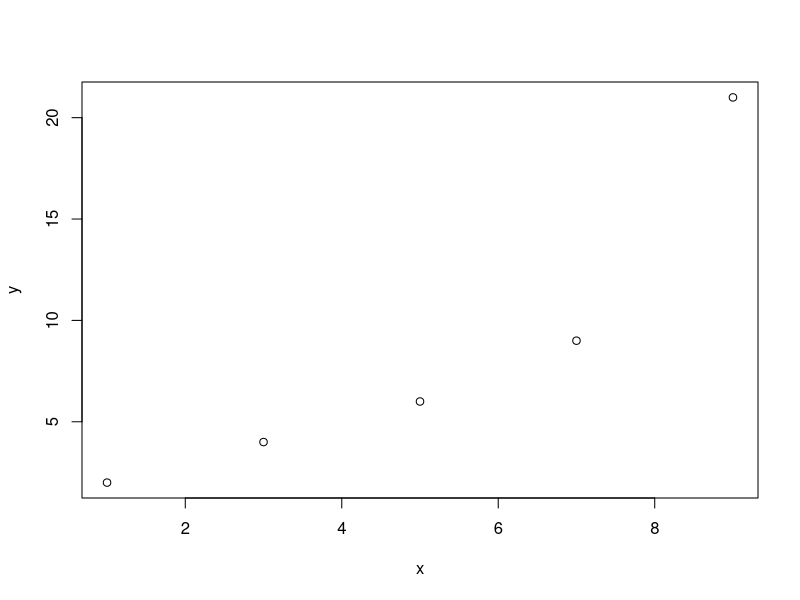
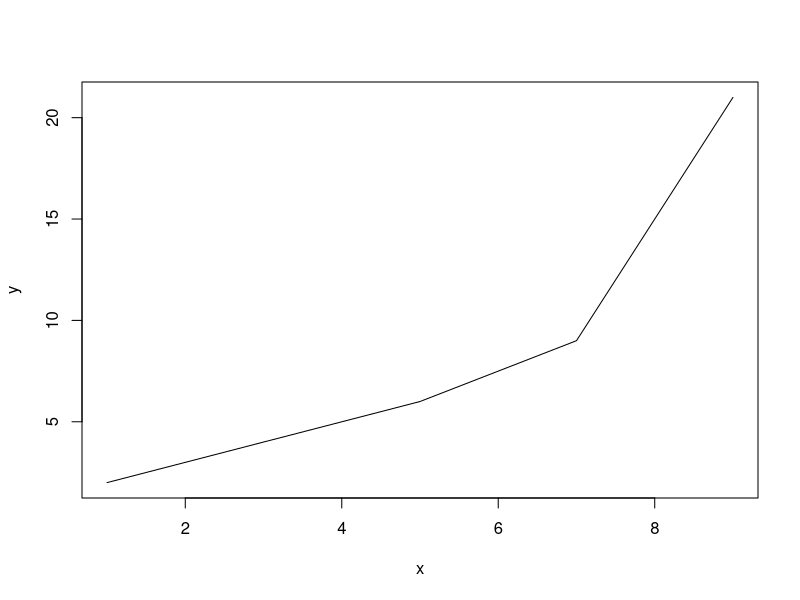
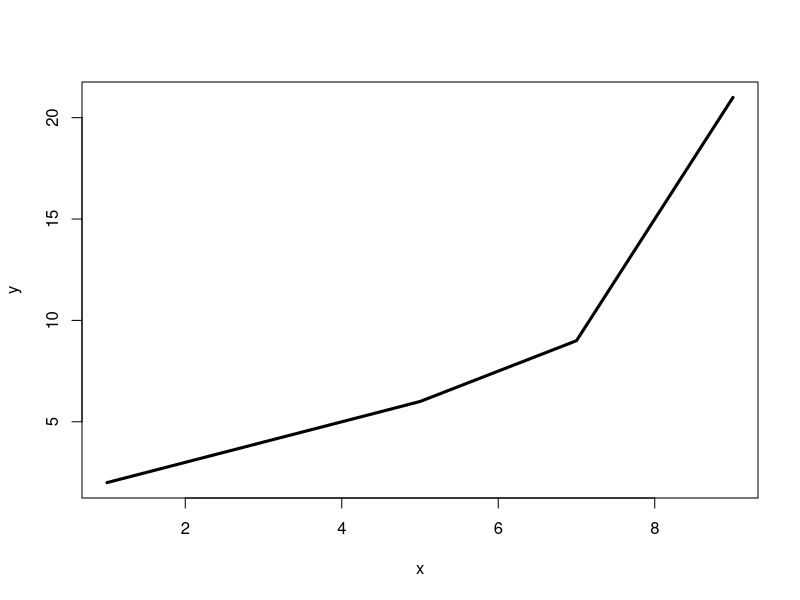
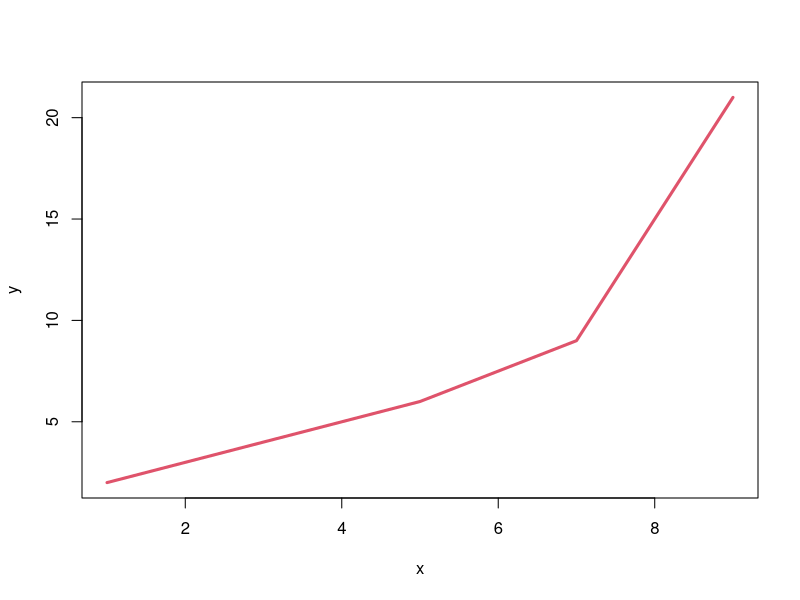
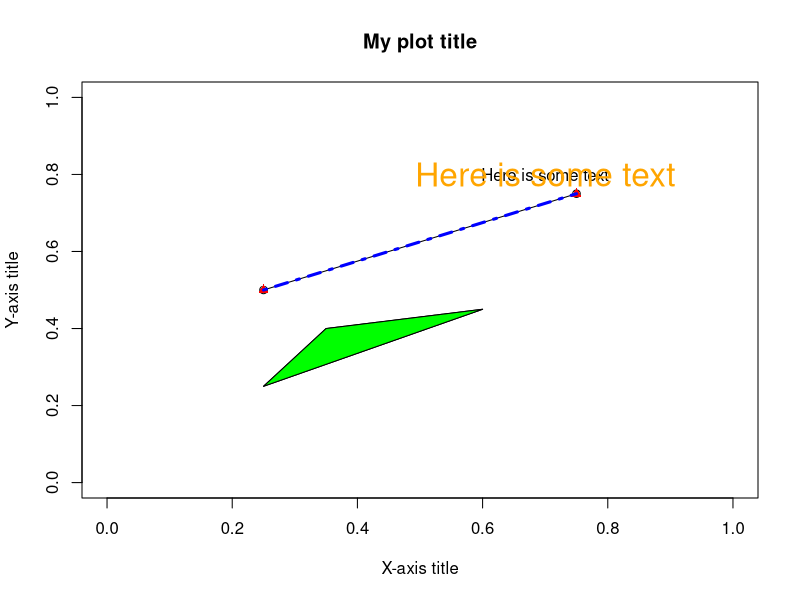
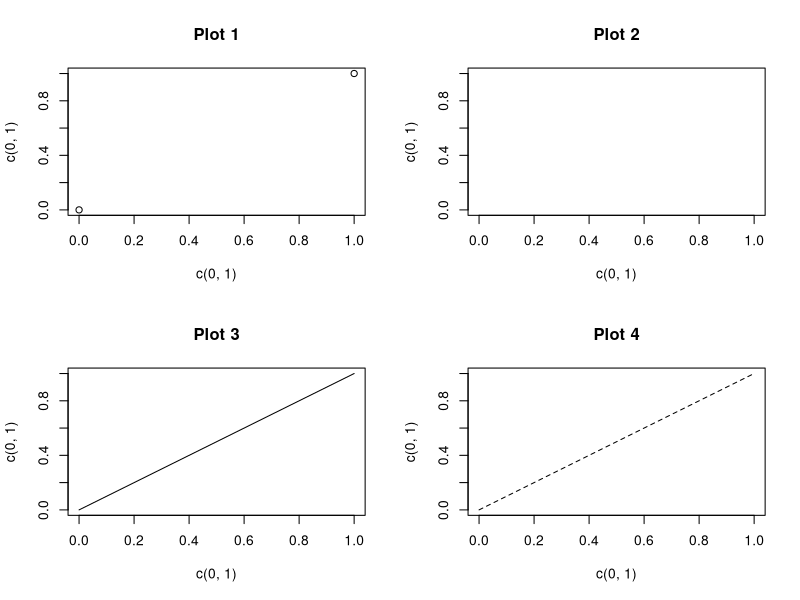
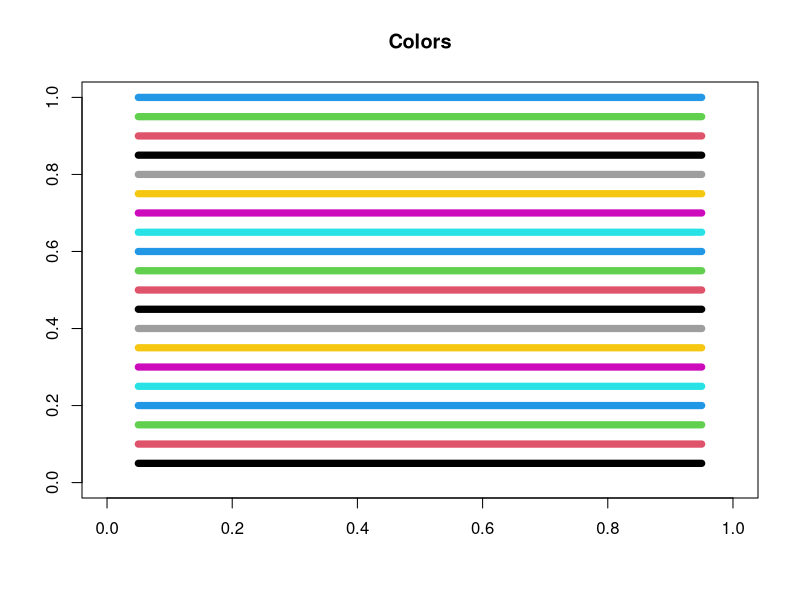
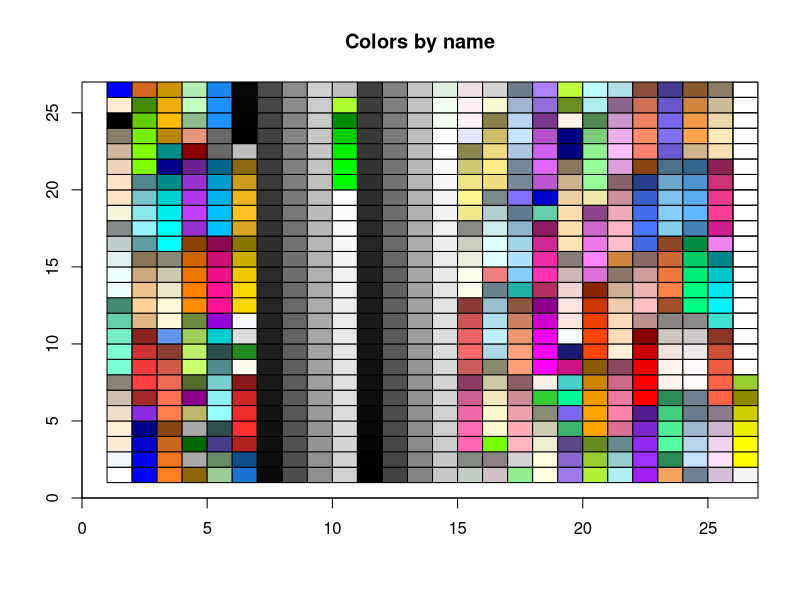

Source code (R) for these figures, in order:
# Start by inspecting prev class plots: hist, ecdf, lm plots (actual accidents!pers.acc.rate) etc)

# Basic syntax of a 2D plot
?plot

#Some Simple commands
x<-c(1,3,5,7,9)
y<-c(2,4,6,9,21)
plot(x,y)
plot(x,y,type='l')
plot(x,y,type='l',lwd=3)
plot(x,y,type='l',lwd=3,col=2)


plot(x = c(0,1), y = c(0,1), # this gives the unit square as a canvas
     main = "My plot title", # add a title 
     xlab = "X-axis title",  # add an x-axis label
     ylab = "Y-axis title",  # add a y-axis label
     type = "n")             # don't actually plot anything yet	 

points(x = c(0.25,0.75), y = c(0.5,0.75)) # Add a couple of points to the graph
lines(x=c(0.25,0.75), y = c(0.5,0.75))    # Join them up with a line
polygon(x = c(0.25,0.6,0.35), y = c(0.25, 0.45, 0.4)) # A polygon
text(x = c(0.7),y = c(0.8), labels = c("Here is some text")) # Add text

# now with some visual enhancements to lines 11-14 using options
points(x = c(0.25,0.75), y = c(0.5,0.75),pch=17,col="red")
# using red triangles at vertices
lines(x=c(0.25,0.75), y = c(0.5,0.75),lwd=3,lty=4,col="blue")
#blue lines (thicker using a larger lwd)
polygon(x = c(0.25,0.6,0.35), y = c(0.25, 0.45, 0.4),col="green")
# Filled polygon with green color
text(x = c(0.7),y = c(0.8), labels = c("Here is some text"),
     col="orange",cex=2.0)# Changing text to orange

dev.off()



par(mfrow=c(2,2)) # Set up a two-by-two grid of plots

# Now make  a series of plots:

plot(x = c(0,1), y = c(0,1), # this gives the unit square as a canvas
     main = "Plot 1")

plot(x = c(0,1), y = c(0,1), # this gives the unit square as a canvas
     main = "Plot 2",type='n')

plot(x = c(0,1), y = c(0,1), # this gives the unit square as a canvas
     main = "Plot 3",type='l',lty=1)

plot(x = c(0,1), y = c(0,1), # this gives the unit square as a canvas
     main = "Plot 4",type='l',lty=2)

dev.off()

## ----Plotting the first 20 colors

plot(x = c(0,1), y = c(0,1), # this gives the unit square as a canvas
     xlab="",ylab="",main = "Colors",type="n")
for(i in 1 :20){
  lines(x = c(0.05,0.95),
        y = c(i/20,i/20),
		col=i, # The numbered colors
		lwd=7) # line width 
}
	 
## ------------------------------------------------------------------------
length(colors())  # There are plenty of colors 
colors()[1:30] #Here are the names of the first 30; colors[1:30] wont work since colors is a function.

#### View all the colors available by name:
plot(x = c(1,26), y = c(1,26), # this gives a square as a canvas
# Why did I choose a 26x26 square?     
       xlab="",ylab="",main = "Colors by name",type="n")
counter <- 1 # Keep track of the latest color
for(i in 1:26){ # Loop over the x-axis
  for(j in 1:26){ # Loop over the y-axis
    polygon(  # We will fill a square with each color in turn
	        x = c(i,(i+1), (i+1), i),
            y = c(j, j,(j+1), (j+1)),
            col=colors()[counter] #Specify the color by name
            )
    counter <- counter + 1         			
  }
}


## ------------------------------------------------------------------------

data("mtcars")

hist(x = mtcars$disp) # A basic histogram

hist(x = mtcars$disp, # A more custom histogram
     breaks=seq(60,500,40), # Choose break points
     # Plot probabilities
     # Control shading
     # Specify color
     # Specify border
     freq=FALSE,
     density=72,
     col=2,
     border=1,
     xlab="Dispacement", # Create x-axis label
     main = "Histogram of Engine Dispacement"# Plot title
)

#Exercise: Create a frequency histogram of number of cylinders.
# Title = "Cylinder Distribution", X-axis should be labeled "Num Cyl"
#  bar colors red .

## ----basic-Scatter-plots
plot(x = mtcars$hp, y = mtcars$mpg,
     main="Engine Power vs MPG",
     xlab="HP (Power)",
     ylab = "MPG",
     col=2)

# exercise: Create a scatterplot of the 1/4 mile times
# size of points = 2x magnification, color of points = orange
# shape of points is a triangle;

#http://www.sthda.com/english/wiki/r-plot-pch-symbols-the-different-point-shapes-available-in-r
#
#Barplot
barplot(sort(table(mtcars$gear),decreasing=TRUE),
        # The top gear types
        cex.names=1.5, # Make the names larger to view
        col=c(1:3), # Specify the color palette
        main="Gear frequency") # Add a title


#Pie chart of Top 3 carburetor frequencies


pie(sort(table(mtcars$carb),decreasing=TRUE)[1:3],
    # The top 3 types
    col=c(1:3), # Specify the color palette
    main="Number of carburetors") # Add a title

# add labels
label <- rownames(sort(table(mtcars$carb),decreasing=TRUE)[1:3])
pie(sort(table(mtcars$carb),decreasing=TRUE)[1:3],
    # The top 3 types
    col=c(1:3), # Specify the color palette
    main="Number of carburetors", # Title
    labels=(as.numeric(label))) # Add a label

#Exercise: Create a pie chart of the number of gears
# make the number of colors equal to the number of distinct gears
# Title is "Num Gears", also the X-axis title
# Add labels next to each color that says "Gears =  ..."


## ------------------------------------------------------------------------
# Read in the library
# First need to install the package

library(ggplot2)

diamonds <- read.csv("Diamonds.csv")
dim(diamonds)
head(diamonds)

plot(diamonds$Carat,diamonds$Price,main="Price v. Carat",xlab="Carat") #Plot the data
abline(lm(Price ~ Carat, data = diamonds),col=2,lwd=2) # Add the LS line

qplot(x = Carat, y = Price, data = diamonds,  geom="point")

qplot(x = Carat, y = Price, data = diamonds,  color = Color, geom="point")

qplot(x = Carat, y = Price, color = Color, 
      facets = ~ Clarity, data = diamonds,  geom="point")

dev.off()


# Now lets use the gpplot function

# This defines the features in the plot (but shows nothing)
my.plot <- ggplot(data = diamonds, 
                  aes(x = Color, y = log(Price), fill = Color)) 
 # Now add a layer
my.plot + geom_boxplot()

#Exercise: make the box-plot horizontal:

# Refine the vertical boxplot more.
my.plot + 
  geom_boxplot() + # Now add a layer and some thematic elements
  ggtitle("A new title") +
  theme(plot.title=element_text(face="bold.italic", size="24", color="black")) + 
  theme(axis.title=element_text(size="18", color="black")) + 
  theme(axis.text=element_text(size="14", color="black")) + 
  theme(panel.background = element_rect(fill = "#BFD0DF"))


 # A basic histogram  
ggplot(data = diamonds, aes(x = log(Price))) + 
       geom_histogram(binwidth=0.5,col=1,fill=19)


#Overlaying a transparent density	   
ggplot(data = diamonds, aes(x = log(Price))) + 
      geom_histogram(binwidth=0.5,col=1,fill=19,aes(y=..density..)) +
      geom_density(alpha=.2, fill=2) 		  

#STOP and quick review others?

# Stacked histogram
ggplot(data = diamonds, aes(x = log(Price),fill=Color)) + 
      geom_histogram(binwidth=0.5) 	   


# Price densities for each color
ggplot(data = diamonds, aes(x = log(Price),fill=Color)) + 
       geom_density(alpha=.3)
   


# Add Cut as a facet
 ggplot(data = diamonds, aes(x = log(Price),fill=Color)) + 
       geom_density(alpha=.3) + 
	   facet_grid(~ Cut)


# Add Cut and Polish as a facet
# Turn off warnings
options(warn = -1)
 ggplot(data = diamonds, aes(x = log(Price),fill=Color)) + 
       geom_density(alpha=.3) + 
	   facet_grid(Polish ~ Cut)


## How to save a graph to PC?

 
 
#Done
 
 
 
 
 
 
 #https://rpubs.com/GinaMoreno__/course1_4